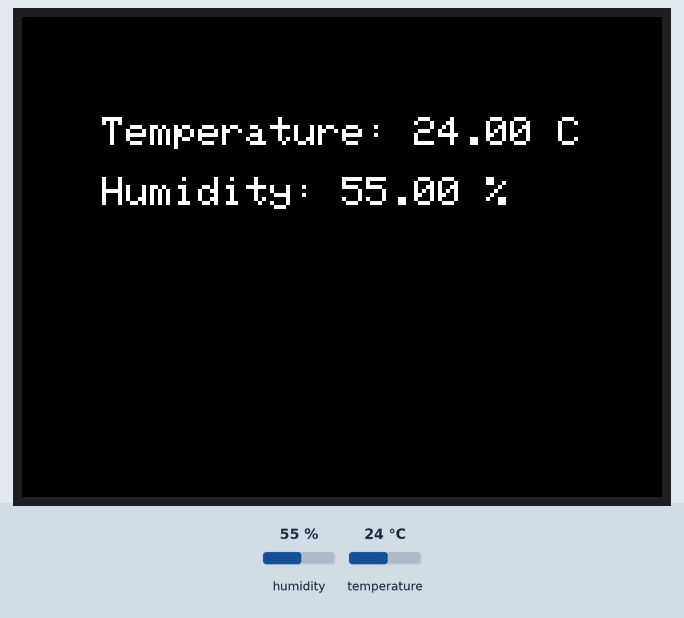
This sketch was run on a simulated ESP32. Parts: 320×240 colour display. Inputs (shaded band) come from the test bench; at power-on: humidity 55 %, temperature 24 °C.

Above: at 1.4 s.
1.5 s: humidity set to 22 %
At 3.7 s:
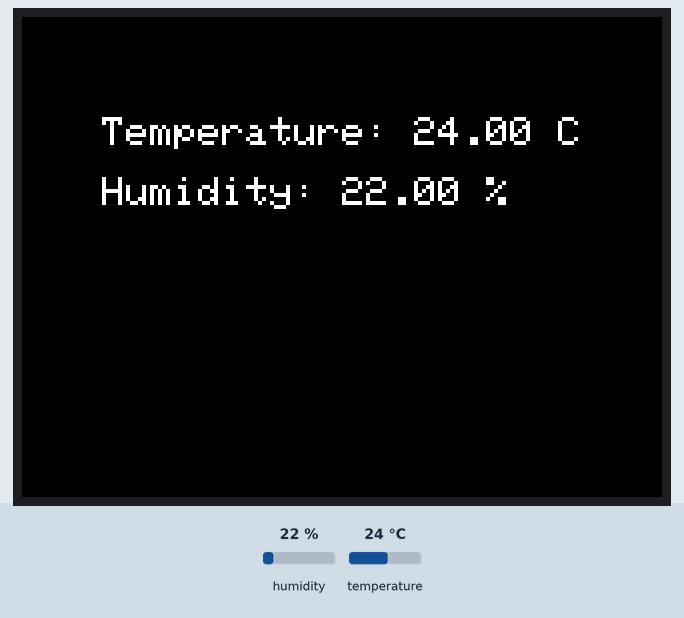
7.6 s: temperature set to 12 °C
At 9.7 s:
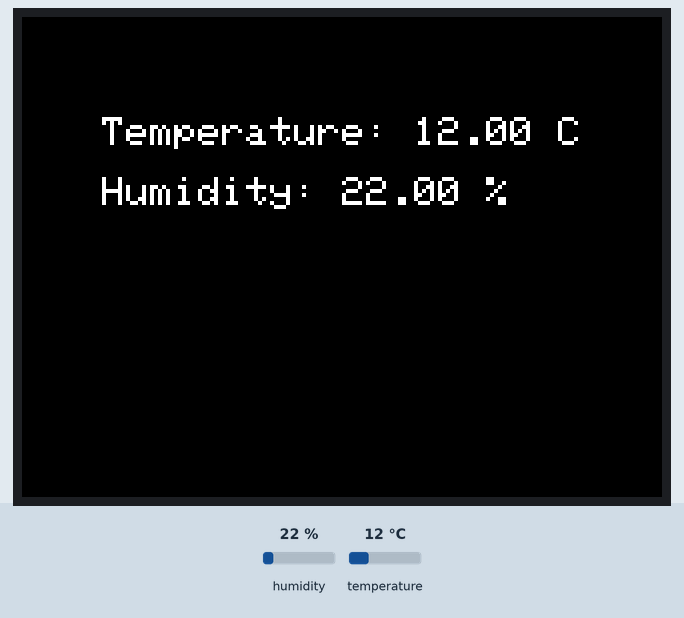
12.0 s: humidity set to 40 %
At 13.2 s:
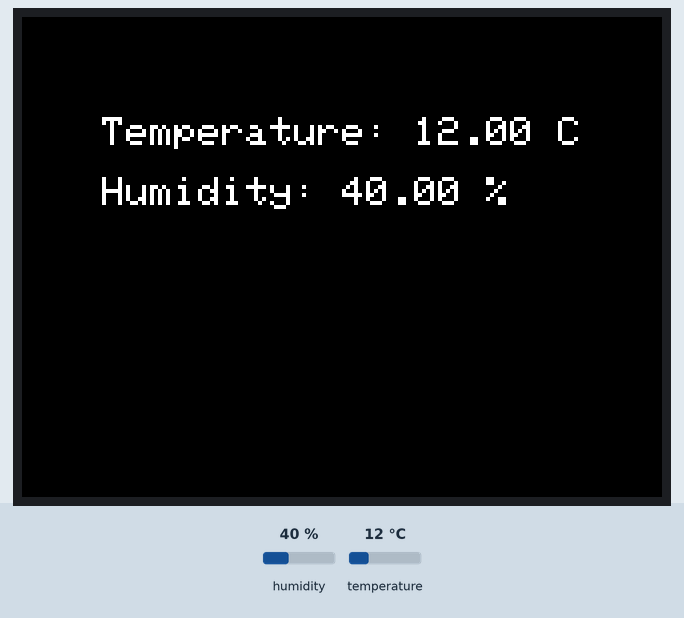
16.2 s: temperature set to 19 °C
Timing chart, 0 to 19.2 s (numbered marks = the images above; inputs shaded):
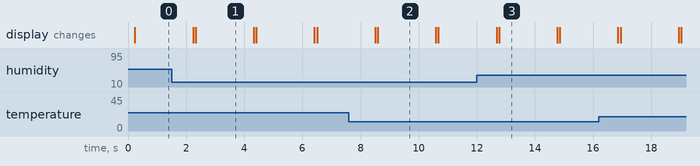

The sketch:

temperatureandhumiditysensorupdated.ino.ino
```cpp
#include <Arduino.h>
#include <TFT_eSPI.h>
#include <Wire.h>
#include <SensirionI2CSht4x.h>

TFT_eSPI tft;
SensirionI2CSht4x sht;

void setup() {
    tft.begin();
    tft.setRotation(3);
    tft.fillScreen(TFT_BLACK);
    tft.setTextColor(TFT_WHITE);
    tft.setTextSize(2);
    Wire.begin();
    sht.begin(Wire);
}

void loop() {
    float temperature;
    float humidity;
    uint16_t error = sht.measureHighPrecision(temperature, humidity);

    if (error) {
        tft.setCursor(0, 0);
        tft.printf("Error: %d", error);
    } else {
        tft.setCursor(40, 50);
        tft.printf("Temperature: %0.2f C", temperature);
        tft.setCursor(40, 80);
        tft.printf("Humidity: %0.2f %%", humidity);
    }

    delay(2000);
    tft.fillScreen(TFT_BLACK);
}
```

Measured:
- after the input at 1.5 s, the display: first differs from a run without the input after 0.83 s (image 1)
- after the input at 7.6 s, the display: first differs from a run without the input after 0.99 s (image 2)
- after the input at 12.0 s, the display: first differs from a run without the input after 0.77 s (image 3)
- what the display in image 1 shows lasts 2.0 s, from 2.3 s to 4.3 s
